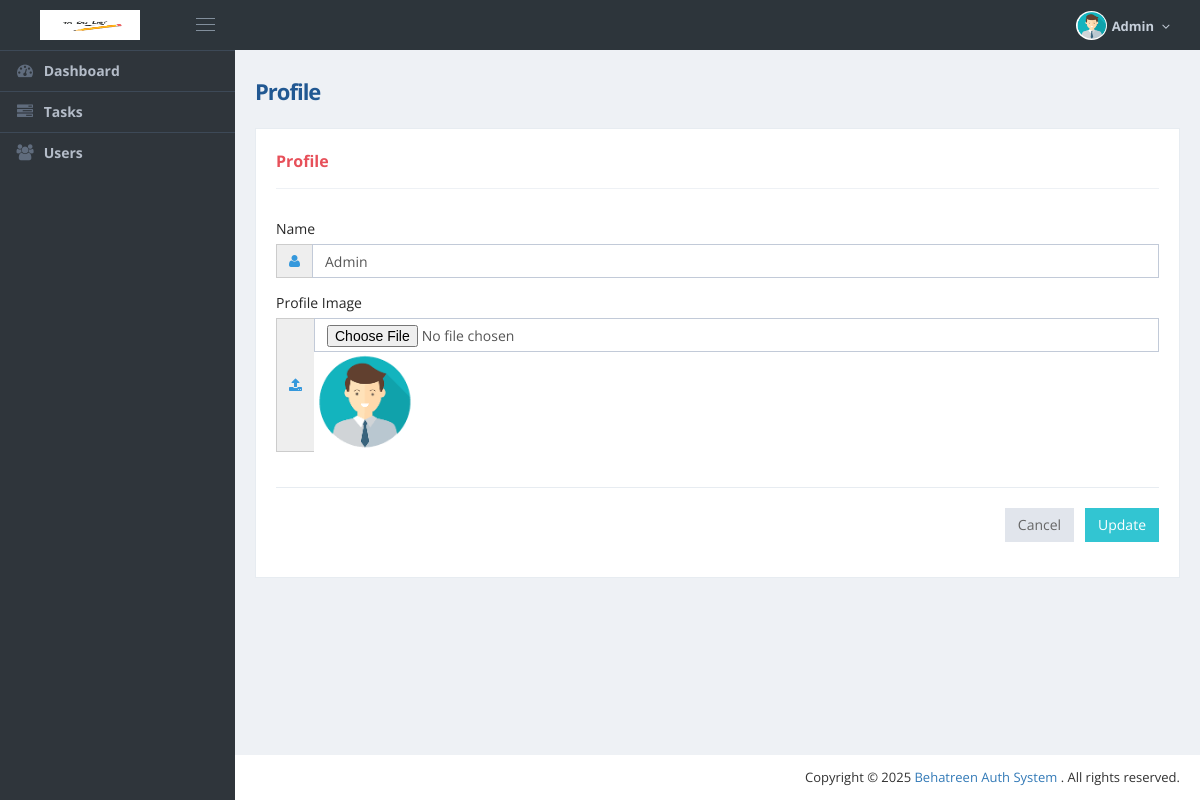
The app's page /profile-update (signed in) with its own data.
### app/models.py (models this page shows)
class User(db.Model, UserMixin):
    id = db.Column(db.Integer, primary_key=True)
    name = db.Column(db.String(100), nullable=False)
    email = db.Column(db.String(100), unique=True, nullable=False)
    password = db.Column(db.String(200), nullable=False)
    is_admin = db.Column(db.SmallInteger, nullable=False, default=0)
    profile_img = db.Column(db.String(100), nullable=True)
    status = db.Column(db.SmallInteger, nullable=False, default=0)
    tasks = db.relationship('Task', backref='user', lazy=True)

### app/routes/users.py (the view, shortened to what this page needs)
@users_bp.route('/profile-update',methods=['GET','POST'])
@login_required
def profile_update():
    return render_template('profile.html')

### app/templates/profile.html (shortened to what this page needs)
{% extends 'admin/admin_layout.html' %}
{% block content%}
<div class="page-content-wrapper">
    <div class="page-content">
        <h1 class="page-title bold">Profile</h1>
        <div class="row">
            <div class="col-md-12">
                <div class="portlet light bordered">
                    <div class="portlet-title">
                        <div class="caption">
                            <span class="caption-subject font-red bold">Profile</span>
                        </div>
                    </div>
                    <div class="portlet-body form">
                        <form class="" id="changePass" method="post" autocomplete="off" action="" enctype="multipart/form-data">
                            <div class="form-body">
                                <div class="form-group">
                                    <label>Name</label>
                                    <div class="input-group">
                                        <span class="input-group-addon">
                                            <i class="fa fa-user font-blue"></i>
                                        </span>
                                        <input type="text" class="form-control" id="name" name="name" placeholder="Enter Name" maxlength="50" value="{{current_user.name}}" />
                                    </div>
                                </div>
                                <div class="form-group">
                                    <label>Profile Image</label>
                                    <div class="input-group">
                                        <span class="input-group-addon">
                                            <i class="fa fa-upload font-blue"></i>
                                        </span>
                                        <input type="file" class="form-control" name="profile_image" />
                                        <img  style="height: 100px; width: 100px;" src="{{ url_for('static', filename='profile/' ~ current_user.profile_img) }}">
                                    </div>
                                </div>
                            </div>
                            <div class="form-actions right">
                                <button type="reset" class="btn default">Cancel</button> &nbsp;
                                <button type="submit" class="btn green">Update</button>
                            </div>
                        </form>
                    </div>
                </div>
            </div>
        </div>
    </div>
</div>
{% endblock %}

### app/templates/admin/admin_layout.html (shortened to what this page needs)
<!DOCTYPE html>
<html lang="en">
    <head><meta http-equiv="Content-Type" content="text/html; charset=utf-8">
        <link href="{{ url_for('static', filename='global/plugins/font-awesome/css/font-awesome.min.css') }}" rel="stylesheet" type="text/css" />
        <link href="{{ url_for('static', filename='global/plugins/bootstrap/css/bootstrap.min.css') }}" rel="stylesheet" type="text/css" />
        <link href="{{ url_for('static', filename='global/plugins/bootstrap-switch/css/bootstrap-switch.min.css') }}" rel="stylesheet" type="text/css" />
        <link href="{{ url_for('static', filename='css/toastr.min.css') }}" rel="stylesheet" type="text/css" />
        <link href="{{ url_for('static', filename='global/plugins/datatables/datatables.min.css') }}" rel="stylesheet" type="text/css" />
        <link href="{{ url_for('static', filename='global/plugins/datatables/plugins/bootstrap/datatables.bootstrap.css') }}" rel="stylesheet" type="text/css" />
        <link href="{{ url_for('static', filename='global/plugins/bootstrap-datepicker/css/bootstrap-datepicker3.min.css') }}" rel="stylesheet" type="text/css" />
        <link href="{{ url_for('static', filename='global/plugins/bootstrap-colorpicker/css/colorpicker.css') }}" rel="stylesheet" type="text/css" />
        <link href="{{ url_for('static', filename='global/plugins/jquery-minicolors/jquery.minicolors.css') }}" rel="stylesheet" type="text/css" />
        <link href="{{ url_for('static', filename='global/plugins/bootstrap-multiselect/css/bootstrap-multiselect.css') }}" rel="stylesheet" type="text/css" />
        <link href="{{ url_for('static', filename='global/css/components.min.css') }}" rel="stylesheet" id="style_components" type="text/css" />
        <link href="{{ url_for('static', filename='global/css/plugins.min.css') }}" rel="stylesheet" type="text/css" />
        <link href="{{ url_for('static', filename='layouts/layout/css/layout.min.css') }}" rel="stylesheet" type="text/css" />
        <link href="{{ url_for('static', filename='layouts/layout/css/themes/darkblue.min.css') }}" rel="stylesheet" type="text/css" id="style_color" />
        <link href="{{ url_for('static', filename='layouts/layout/css/custom.css') }}" rel="stylesheet" type="text/css" />
    </head>
    <body class="page-header-fixed page-sidebar-closed-hide-logo page-container-bg-solid page-content-white page-sidebar-fixed">
        <div class="page-wrapper">
            <div class="page-header navbar navbar-fixed-top">
                <div class="page-header-inner">
                    <div class="page-logo">
                        <a href="{{url_for('tasks.dashboard')}}">
                            <center> <img src="{{ url_for('static', filename='img/logo/logo.png') }}" width="100px" height="30px" style="margin-left:20px;" class="logo-default"/></center>
                        </a>
                        <div class="menu-toggler sidebar-toggler">
                            <span></span>
                        </div>
                    </div>
                    <div class="top-menu">
                        <ul class="nav navbar-nav pull-right">
                            <li class="dropdown dropdown-user">
                                <a href="javascript:;" class="dropdown-toggle" data-toggle="dropdown" data-hover="dropdown" data-close-others="true">
                                    <img alt="" class="img-circle" src="{{ url_for('static', filename='profile/' ~ current_user.profile_img) }}" width="31px" />
                                    <span class="username username-hide-on-mobile"><b> {{ current_user.name }} </b></span>
                                    <i class="fa fa-angle-down"></i>
                                </a>
                            </li>
                        </ul>
                    </div>
                </div>
            </div>
            <div class="page-container">
            {% include 'admin/sidebar.html' %}
            {% block content %} {% endblock %}
            <div class="page-footer">
                <div class="page-footer-inner" style="float:right; margin-top:5px"> Copyright © {{ current_year }} <a target="_blank" href="#"> Behatreen Auth System </a>. All rights reserved. </div>
            </div>
            </div>
        </div>
    </body>
</html>

### records on screen
User: profile_img (picture), name "Admin"
